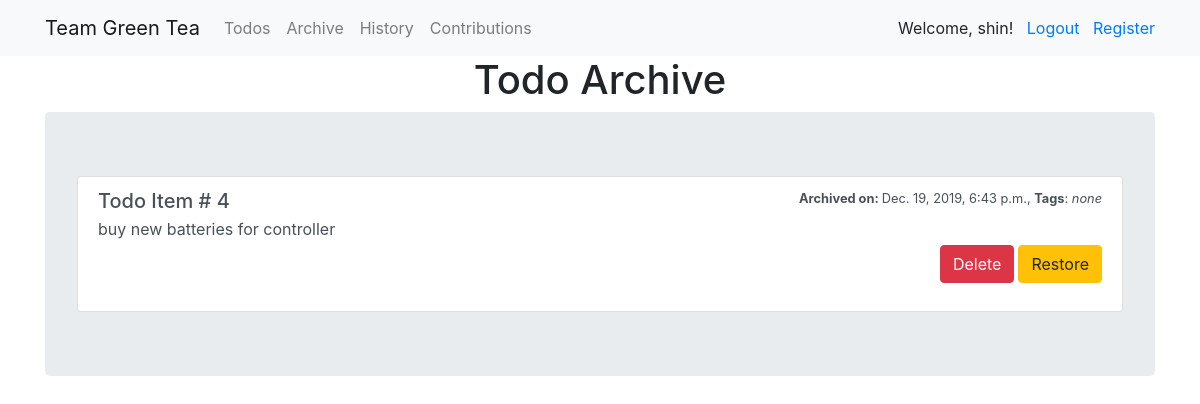
The page /todoArchived/ (signed in) on the database its author committed.
### todolist/models.py (models this page shows)
class TodoItemArchived(models.Model):
    content = models.TextField()
    created_at = models.DateTimeField(default=timezone.now)
    updated_at = models.DateTimeField(auto_now=True)

### todolist/views.py (the view)
# urls.py: path("todoArchived/", todoArchived),
def todoArchived(request):
    all_archived_todos_items = TodoItemArchived.objects.all()
    return render(request, 'todo_archived.html', {'all_items': all_archived_todos_items})

### todolist/templates/todo_archived.html
{% extends "base.html" %}
{% block page_content %}
<h1 class="text-center">Todo Archive</h1>
{% if user.is_authenticated %}
    <div class="jumbotron">
        <div class="list-group">
            {% for todo_item in all_items %}
            <a href="#" class="list-group-item list-group-item-action flex-column align-items-start">
                <div class="d-flex w-100 justify-content-between">
                    <h5 class="mb-1">Todo Item # {{todo_item.id}}</h5>
                    <small><b>Archived on: </b>{{todo_item.created_at}},
                        <b>Tags</b>:
                        {% for tags in todo_item.tags.all %}
                            [{{ tags.name }}],
                        {% empty %}
                            <i>none</i>
                        {% endfor %}
                    </small>
                </div>
                <p class="mb-1">{{ todo_item.content }}</p>
                <div class="d-flex w-100 justify-content-end">
                    <form action="/deleteArchive/{{todo_item.id}}/" style="display:inline;" method="post">{% csrf_token %}
                        <input class="btn btn-danger mr-1" type="submit" value="Delete"/>
                    </form>
                    <form action="/restoreArchive/{{todo_item.id}}/" style="display:inline;" method="post">{% csrf_token %}
                        <input class="btn btn-warning" type="submit" value="Restore"/>
                    </form>
                </div>
            </a>
            {% empty %}
            <b class="text-center lead">There is nothing archived. Return to <a href="/todo/">todos.</a> </b>
            {% endfor %}
        </div>
    </div>
    {% else %}
    <div class="alert alert-warning" role="alert">
        You're not logged in!
      </div>
    {% endif %}
{% endblock %}

### todolist/templates/base.html (shortened to what this page needs)
<link rel="stylesheet" href="https://stackpath.bootstrapcdn.com/bootstrap/4.1.3/css/bootstrap.min.css">
<nav class="navbar navbar-expand-lg navbar-light bg-light">
    <div class="container">
        <a class="navbar-brand" href="/todo">Team Green Tea</a>
        <div class="collapse navbar-collapse" id="navbarSupportedContent">
          <ul class="navbar-nav mr-auto">
            <li class="nav-item">
              <a class="nav-link" href="/todo">Todos</a>
            </li>
            <li class="nav-item">
              <a class="nav-link" href="/todoArchived">Archive</a>
            </li>
            <li class="nav-item">
              <a class="nav-link" href="/todo_history">History</a>
            </li>
            <li class="nav-item">
              <a class="nav-link" href="{% url 'todolist_contributions' %}">Contributions</a>
            </li>
          </ul>
          {% if user.is_authenticated %}
            Welcome, {{ user.username}}!&nbsp;&nbsp;&nbsp;
            <a href="{% url 'logout' %}">Logout</a>
          {% else %}
            <a href="{% url 'login' %}">Login</a>
          {% endif %}
          &nbsp;&nbsp;&nbsp;<a href="/register">Register</a>
        </div>
    </div>
</nav>
<div class="container">
    {% block page_content %}{% endblock %}
</div>

### rows shown on the page
TodoItemArchived: id "4", created_at "Dec. 19, 2019, 6:43 p.m.", content "buy new batteries for controller"

### other values the page prints
{{ user.username }} "shin"
